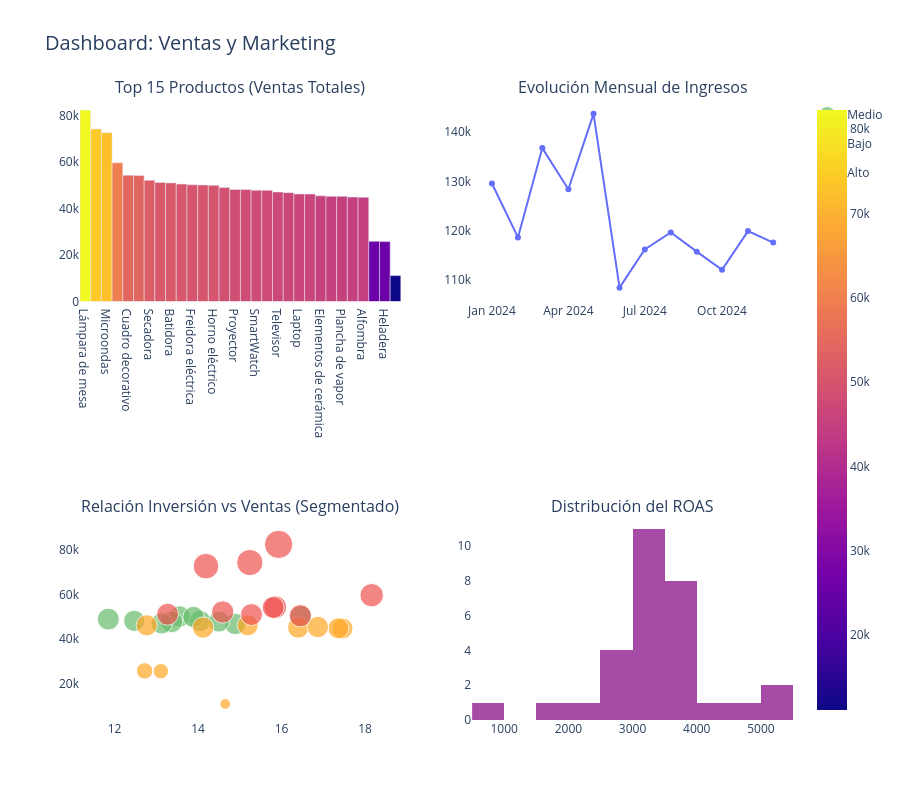

Notebook code cell kept with this figure:
### Markdown cell above
## 4.3: Dashboard Interactivo

### Code cell
# 4.3: Visualización Interactiva (Dashboard)

# 1. Preparar datos para el Dashboard
# Top 15 productos
df_top_15 = df_final.sort_values('ventas_total', ascending=False)

# 2. Crear la estructura del Dashboard (2 x 2)
fig_dashboard = make_subplots(
    rows=2, cols=2,
    subplot_titles=(
        "Top 15 Productos (Ventas Totales)",
        "Evolución Mensual de Ingresos",
        "Relación Inversión vs Ventas (Segmentado)",
        "Distribución del ROAS"
    ),
specs=[[{}, {}], [{}, {}]],
    vertical_spacing=0.35
)

# GRÁFICO 1: BARRAS (Top Productos)
fig_bar = px.bar(
    df_top_15, x='producto', y='ventas_total',
    color='ventas_total',
    hover_data=['ticket_medio', 'ROAS', 'categoria'],
    color_continuous_scale=['#FFDAB9', '#FFA07A', '#E9967A', '#F08080', '#CD5C5C']
)

for trace in fig_bar.data:
    fig_dashboard.add_trace(trace, row=1, col=1)


# GRÁFICO 2: LÍNEA (Evolución Mensual)
fig_line = px.line(
    ventas_mes,
    x='anio_mes_str',
    y='ingresos',
    markers=True
)
for trace in fig_line.data:
    fig_dashboard.add_trace(trace, row=1, col=2)


# GRÁFICO 3: SCATTER (Inversión vs Ventas)
fig_scatter = px.scatter(
    df_final, x="inversion_total", y="ventas_total",
    color="segmento_ventas", size="unidades_vendidas",
    hover_name="producto",
    color_discrete_sequence=['#66BB6A', '#FFA726', '#EF5350']
)
for trace in fig_scatter.data:
    fig_dashboard.add_trace(trace, row=2, col=1)


# GRÁFICO 4: HISTOGRAMA (ROAS)
fig_hist = px.histogram(
    df_final, x="ROAS", nbins=15,
    color_discrete_sequence=['purple'],
    opacity=0.7
)
for trace in fig_hist.data:
    fig_dashboard.add_trace(trace, row=2, col=2)

# LAYOUT
fig_dashboard.update_layout(
    title_text="Dashboard: Ventas y Marketing",
    title_font_size=20,
    showlegend=True,
    height=800,
    plot_bgcolor='white',
)

fig_dashboard.show()

### Figure 1 — Plotly figure (JSON) as saved in the notebook; plotly's stock layout.template omitted (floating-point values rounded to 4 significant figures)
{"data": [{"alignmentgroup": "True", "customdata": [[467.5, 5165.0, "Decoración"], [518.7, 4867.0, "Electrónica"], [537.5, 5114.0, "Electrodomésticos"], [509.5, 3282.0, "Electrodomésticos"], [543.0, 3426.0, "Decoración"], [536.0, 3426.0, "Electrónica"], [521.2, 3572.0, "Electrodomésticos"], [511.3, 3853.0, "Decoración"], [509.8, 3336.0, "Electrodomésticos"], [499.6, 3067.0, "Decoración"], [501.6, 3699.0, "Electrodomésticos"], [500.9, 3043.0, "Electrodomésticos"], [499.1, 3594.0, "Electrodomésticos"], [489.5, 4131.0, "Electrodomésticos"], [486.7, 3864.0, "Electrónica"], [480.9, 3423.0, "Decoración"], [478.4, 3299.0, "Electrónica"], [487.5, 3574.0, "Electrónica"], [470.4, 3582.0, "Electrónica"], [467.8, 3142.0, "Decoración"], [461.8, 3040.0, "Electrónica"], [466.4, 3616.0, "Electrónica"], [458.7, 2692.0, "Decoración"], [452.2, 2757.0, "Electrónica"], [452.0, 3201.0, "Electrodomésticos"], [448.7, 2584.0, "Decoración"], [447.7, 2564.0, "Decoración"], [445.8, 2033.0, "Electrónica"], [536.2, 1963.0, "Electrodomésticos"], [463.7, 759.6, "Decoración"]], "hovertemplate": "producto=%{x}<br>ventas_total=%{marker.color}<br>ticket_medio=%{customdata[0]}<br>ROAS=%{customdata[1]}<br>categoria=%{customdata[2]}<extra></extra>", "legendgroup": "", "marker": {"color": [82280.0, 74180.0, 72560.0, 59610.0, 54300.0, 54130.0, 52120.0, 51130.0, 50980.0, 50460.0, 50160.0, 50090.0, 49910.0, 48950.0, 48187, 48090.0, 47840.0, 47780.0, 47040.0, 46780.0, 46180.0, 46170.0, 45410.0, 45220.0, 45200.0, 44870.0, 44770.0, 25860.0, 25740.0, 11130.0], "coloraxis": "coloraxis", "pattern": {"shape": ""}}, "name": "", "offsetgroup": "", "orientation": "v", "showlegend": false, "textposition": "auto", "type": "bar", "x": ["Lámpara de mesa", "Auriculares", "Microondas", "Cafetera", "Cuadro decorativo", "Smartphone", "Secadora", "Jarrón decorativo", "Batidora", "Rincón de plantas", "Freidora eléctrica", "Aspiradora", "Horno eléctrico", "Lavadora", "Proyector", "Adorno de pared", "SmartWatch", "Parlantes Bluetooth", "Televisor", "Espejo decorativo", "Laptop", "Consola de videojuegos", "Elementos de cerámica", "Cámara digital", "Plancha de vapor", "Cortinas", "Alfombra", "Tablet", "Heladera", "Candelabro"], "xaxis": "x", "y": [82280.0, 74180.0, 72560.0, 59610.0, 54300.0, 54130.0, 52120.0, 51130.0, 50980.0, 50460.0, 50160.0, 50090.0, 49910.0, 48950.0, 48187, 48090.0, 47840.0, 47780.0, 47040.0, 46780.0, 46180.0, 46170.0, 45410.0, 45220.0, 45200.0, 44870.0, 44770.0, 25860.0, 25740.0, 11130.0], "yaxis": "y"}, {"hovertemplate": "anio_mes_str=%{x}<br>ingresos=%{y}<extra></extra>", "legendgroup": "", "line": {"color": "#636efa", "dash": "solid"}, "marker": {"symbol": "circle"}, "mode": "markers+lines", "name": "", "orientation": "v", "showlegend": false, "type": "scatter", "x": ["2024-01", "2024-02", "2024-03", "2024-04", "2024-05", "2024-06", "2024-07", "2024-08", "2024-09", "2024-10", "2024-11", "2024-12"], "xaxis": "x2", "y": [129600.0, 118700.0, 136800.0, 128400.0, 143700.0, 108500.0, 116200.0, 119700.0, 115800.0, 112100.0, 120000.0, 117600.0], "yaxis": "y2"}, {"hovertemplate": "<b>%{hovertext}</b><br><br>segmento_ventas=Medio<br>inversion_total=%{x}<br>ventas_total=%{y}<br>unidades_vendidas=%{marker.size}<extra></extra>", "hovertext": ["Adorno de pared", "Aspiradora", "Espejo decorativo", "Freidora eléctrica", "Horno eléctrico", "Lavadora", "Parlantes Bluetooth", "Proyector", "SmartWatch", "Televisor"], "legendgroup": "Medio", "marker": {"color": "#66BB6A", "size": [633, 651, 635, 630, 633, 671, 660, 626, 620, 632], "sizemode": "area", "sizeref": 2.78, "symbol": "circle"}, "mode": "markers", "name": "Medio", "orientation": "v", "showlegend": true, "type": "scatter", "x": [14.05, 16.46, 14.89, 13.56, 13.89, 11.85, 13.37, 12.47, 14.5, 13.13], "xaxis": "x3", "y": [48090.0, 50090.0, 46780.0, 50160.0, 49910.0, 48950.0, 47780.0, 48187, 47840.0, 47040.0], "yaxis": "y3"}, {"hovertemplate": "<b>%{hovertext}</b><br><br>segmento_ventas=Bajo<br>inversion_total=%{x}<br>ventas_total=%{y}<br>unidades_vendidas=%{marker.size}<extra></extra>", "hovertext": ["Alfombra", "Candelabro", "Consola de videojuegos", "Cortinas", "Cámara digital", "Elementos de cerámica", "Heladera", "Laptop", "Plancha de vapor", "Tablet"], "legendgroup": "Bajo", "marker": {"color": "#FFA726", "size": [615, 160, 623, 610, 638, 636, 330, 617, 632, 374], "sizemode": "area", "sizeref": 2.78, "symbol": "circle"}, "mode": "markers", "name": "Bajo", "orientation": "v", "showlegend": true, "type": "scatter", "x": [17.46, 14.65, 12.77, 17.36, 16.4, 16.87, 13.11, 15.19, 14.12, 12.72], "xaxis": "x3", "y": [44770.0, 11130.0, 46170.0, 44870.0, 45220.0, 45410.0, 25740.0, 46180.0, 45200.0, 25860.0], "yaxis": "y3"}, {"hovertemplate": "<b>%{hovertext}</b><br><br>segmento_ventas=Alto<br>inversion_total=%{x}<br>ventas_total=%{y}<br>unidades_vendidas=%{marker.size}<extra></extra>", "hovertext": ["Auriculares", "Batidora", "Cafetera", "Cuadro decorativo", "Jarrón decorativo", "Lámpara de mesa", "Microondas", "Rincón de plantas", "Secadora", "Smartphone"], "legendgroup": "Alto", "marker": {"color": "#EF5350", "size": [958, 672, 765, 726, 672, 1112, 912, 691, 696, 665], "sizemode": "area", "sizeref": 2.78, "symbol": "circle"}, "mode": "markers", "name": "Alto", "orientation": "v", "showlegend": true, "type": "scatter", "x": [15.24, 15.28, 18.16, 15.85, 13.27, 15.93, 14.19, 16.45, 14.59, 15.8], "xaxis": "x3", "y": [74180.0, 50980.0, 59610.0, 54300.0, 51130.0, 82280.0, 72560.0, 50460.0, 52120.0, 54130.0], "yaxis": "y3"}, {"alignmentgroup": "True", "bingroup": "x", "hovertemplate": "ROAS=%{x}<br>count=%{y}<extra></extra>", "legendgroup": "", "marker": {"color": "purple", "opacity": 0.7, "pattern": {"shape": ""}}, "name": "", "nbinsx": 15, "offsetgroup": "", "orientation": "v", "showlegend": false, "type": "histogram", "x": [3423.0, 2564.0, 3043.0, 4867.0, 3336.0, 3282.0, 759.6, 3616.0, 2584.0, 3426.0, 2757.0, 2692.0, 3142.0, 3699.0, 1963.0, 3594.0, 3853.0, 3040.0, 4131.0, 5165.0, 5114.0, 3574.0, 3201.0, 3864.0, 3067.0, 3572.0, 3299.0, 3426.0, 2033.0, 3582.0], "xaxis": "x4", "yaxis": "y4"}], "layout": {"annotations": [{"font": {"size": 16}, "showarrow": false, "text": "Top 15 Productos (Ventas Totales)", "x": 0.225, "xanchor": "center", "xref": "paper", "y": 1, "yanchor": "bottom", "yref": "paper"}, {"font": {"size": 16}, "showarrow": false, "text": "Evolución Mensual de Ingresos", "x": 0.775, "xanchor": "center", "xref": "paper", "y": 1, "yanchor": "bottom", "yref": "paper"}, {"font": {"size": 16}, "showarrow": false, "text": "Relación Inversión vs Ventas (Segmentado)", "x": 0.225, "xanchor": "center", "xref": "paper", "y": 0.325, "yanchor": "bottom", "yref": "paper"}, {"font": {"size": 16}, "showarrow": false, "text": "Distribución del ROAS", "x": 0.775, "xanchor": "center", "xref": "paper", "y": 0.325, "yanchor": "bottom", "yref": "paper"}], "height": 800, "plot_bgcolor": "white", "showlegend": true, "title": {"font": {"size": 20}, "text": "Dashboard: Ventas y Marketing"}, "xaxis": {"anchor": "y", "domain": [0, 0.45]}, "xaxis2": {"anchor": "y2", "domain": [0.55, 1]}, "xaxis3": {"anchor": "y3", "domain": [0, 0.45]}, "xaxis4": {"anchor": "y4", "domain": [0.55, 1]}, "yaxis": {"anchor": "x", "domain": [0.675, 1]}, "yaxis2": {"anchor": "x2", "domain": [0.675, 1]}, "yaxis3": {"anchor": "x3", "domain": [0, 0.325]}, "yaxis4": {"anchor": "x4", "domain": [0, 0.325]}}}
